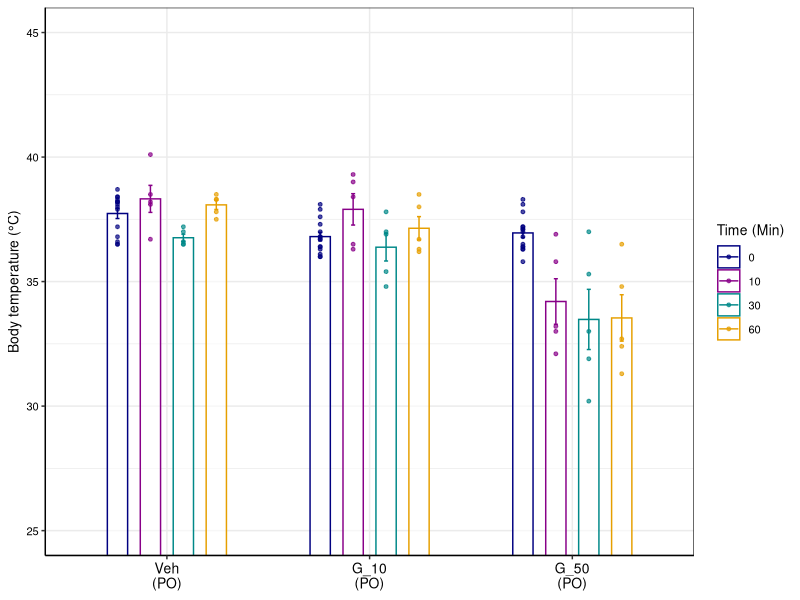
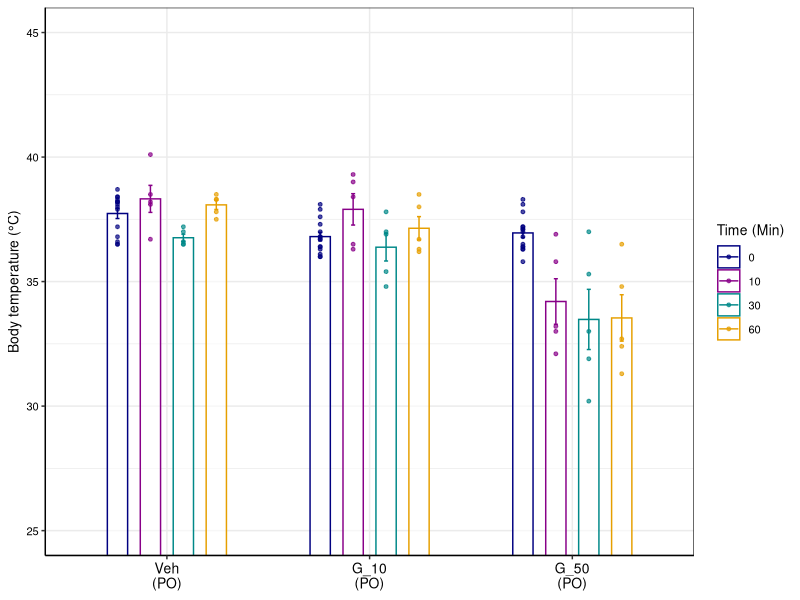

The R script that drew these images, in order:
## ---- chunk 1
library(dplyr)
library(readxl)
library(ggplot2)
library(multcomp)
## ---- chunk 2
temp_data <- read_excel("Data to plot.xlsx", sheet = "Temperature (cohort 2)")
temp_data$`Mouse Group` <- ifelse(temp_data$`Mouse Group` == 'Vehicle', 'Veh\n(PO)', ifelse(temp_data$`Mouse Group` == 'GDCA (10mg/kg, PO)', 'G_10\n(PO)', 'G_50\n(PO)'))
temp_data$`Mouse Group` <- factor(temp_data$`Mouse Group`,
                                levels = c("Veh\n(PO)", "G_10\n(PO)", "G_50\n(PO)"))
temp_data <- dplyr::rename(temp_data, MouseGroup = `Mouse Group`)

temp_data$Time <- factor(temp_data$Time, levels = c(0, 10, 30, 60))
## ---- chunk 3
custom_colors <- c("30"="#008888", "10"="#880088", "0"="#000080", "60"="#E69F00")

pd <- position_dodge(width = 0.65)

ggplot(temp_data, aes(x = MouseGroup, y = Value)) +
  stat_summary(
    aes(color = Time),
    fun = mean,
    geom = "bar",
    fill = "white",
    position = pd,
    width = 0.4,
    alpha = 0.6
  ) +
  stat_summary(
    aes(color = Time),
    fun.data = mean_se,
    geom = "errorbar",
    position = pd,
    width = 0.08
  ) +
  geom_point(
    aes(color = Time),
    position = pd,
    size = 1,
    alpha = 0.7
  ) +
  scale_color_manual(values = custom_colors) +
  labs(y = "Body temperature (°C)", color = "Time (Min)") +
  theme_bw() +
  theme(
    axis.line = element_line(color = "black"),
    axis.text.y = element_text(size = 8, color = "black"),
    axis.text.x = element_text(size = 10, color = "black"),
    axis.title.y = element_text(size = 10, color = "black"),
    axis.title.x = element_blank(),
    legend.text = element_text(size = 8, color = "black"),
    legend.title = element_text(size = 10, color = "black")
  ) +
  coord_cartesian(ylim = c(25, 45))

ggsave("Temp_Graph_cohort2.pdf", width = 4, height = 2)
## ---- chunk 4
# Vehicle
veh <- dplyr::filter(temp_data, MouseGroup == 'Veh\n(PO)')
# https://biostat.jhsph.edu/~iruczins/teaching/materials/code/av5/c.av5.a.html
anova_result_veh <- aov(Value ~ Time, data = veh)
summary(anova_result_veh)
dunnett_result_veh <- glht(anova_result_veh,
                               linfct=mcp(Time="Dunnett"))
summary(dunnett_result_veh)
confint(dunnett_result_veh)

# GDCA (10 mg/kg)
gdca_10 <- dplyr::filter(temp_data, MouseGroup == 'G_10\n(PO)')
anova_result_g10 <- aov(Value ~ Time, data = gdca_10)
summary(anova_result_g10)

# GDCA (50 mg/kg)
gdca_50 <- dplyr::filter(temp_data, MouseGroup == 'G_50\n(PO)')
anova_result_g50 <- aov(Value ~ Time, data = gdca_50)
summary(anova_result_g50)
dunnett_result_g50 <- glht(anova_result_g50,
                               linfct=mcp(Time="Dunnett"))
summary(dunnett_result_g50)
confint(dunnett_result_g50)
